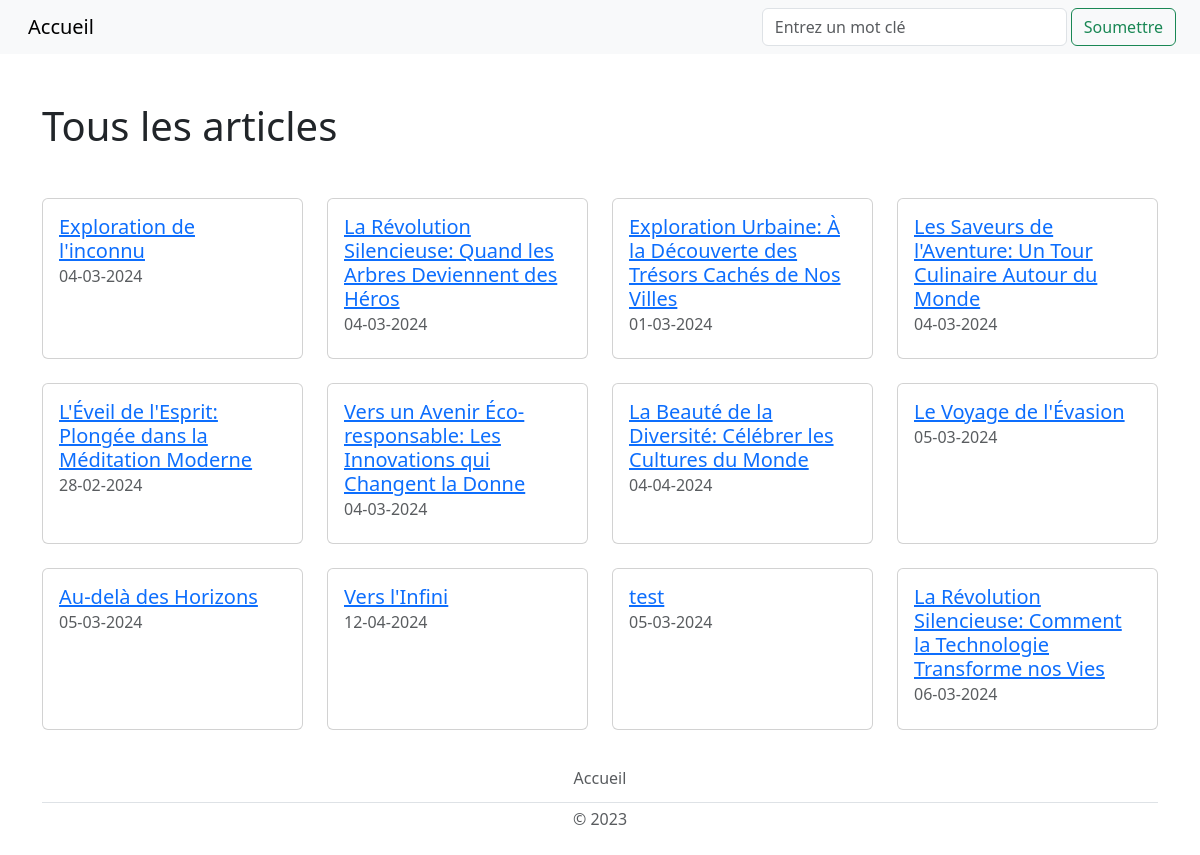
/resultats/, run on an earlier commit of the app's database.
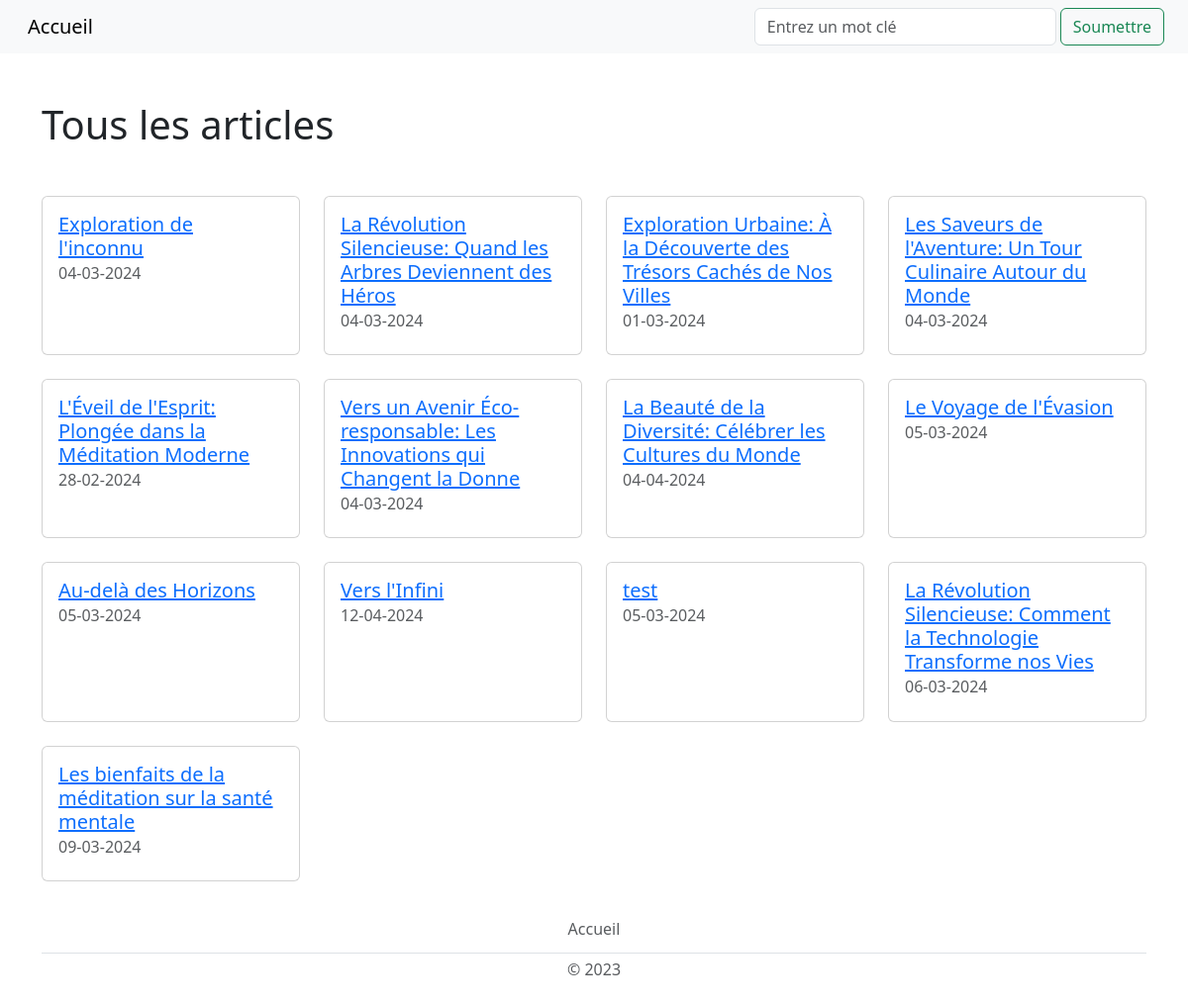
And on a later commit of the database.
### tables this page shows
CREATE TABLE ARTICLES (
    id_article VARCHAR(50) PRIMARY KEY,
    titre_article varchar(100) NOT NULL,
    date_publication DATE NOT NULL,
    contenu TEXT NOT NULL,
    id_utilisateur INTEGER NOT NULL,
    CONSTRAINT fk_auteur FOREIGN KEY (id_utilisateur) REFERENCES UTILISATEURS(id_utilisateur)
);

### recherche.py (the view)
@app.route('/resultats/<query>', methods=['GET'])
@app.route('/resultats/', defaults={'query': None}, methods=['GET'])
def resultats(query):
    if query:
        db = Database.get_db()
        articles = db.get_articles(query)
    else:
        db = Database.get_db()
        articles = db.get_articles()
    return render_template('resultats.html', query=query, articles=articles)

### app.py (called while the page is built)
@app.teardown_appcontext
def close_connection(exception):
    db = getattr(g, '_database', None)
    if db is not None:
        db.disconnect()

### database.py (called while the page is built)
    @staticmethod
    def get_db():
        database = getattr(g, '_database', None)
        if database is None:
            g._database = Database()
        return g._database

    def disconnect(self):
        if self.user_connection is not None:
            self.user_connection.close()
        if self.photo_connection is not None:
            self.photo_connection.close()
        if self.session_connection is not None:
            self.session_connection.close()
        if self.article_connection is not None:
            self.article_connection.close()

    def get_article_connection(self):
        if self.article_connection is None:
            self.article_connection = sqlite3.connect('db/articles.db')
        return self.article_connection

    def get_articles(self, recherche_input=None):
        cursor = self.get_article_connection().cursor()
        if recherche_input:
            cursor.execute(
                "SELECT * FROM articles WHERE titre_article LIKE ? OR "
                "contenu LIKE ?",
                ('%' + recherche_input + '%', '%' + recherche_input + '%'))
        else:
            cursor.execute(
                "SELECT id_article, titre_article, date_publication, "
                "contenu, id_utilisateur FROM articles")
        return cursor.fetchall()

### templates/resultats.html
{% extends "layout.html" %}
{% block content %}
    <div class="container">
        {% if query %}
            <h1 class="my-5">Résultats de la recherche pour "{{ query }}"</h1>
        {% else %}
            <h1 class="my-5">Tous les articles</h1>
        {% endif %}
        <div class="row row-cols-1 row-cols-md-2 row-cols-lg-4">
            {% for article in articles %}
                <div class="col mb-4">
                    <div class="card h-100">
                        <div class="card-body">
                            <a href="{{ url_for('article', identifiant=article[0]) }}" class="card-link">
                                <h5 class="card-title">{{ article[1] }}</h5>
                            </a>
                            <h6 class="card-subtitle mb-2 text-muted">{{ article[2] }}</h6>
                        </div>
                    </div>
                </div>
            {% endfor %}
        </div>
    </div>
{% endblock %}

### templates/layout.html (shortened to what this page needs)
<!DOCTYPE html>
<html lang="en">
<head>
    <link href="https://cdn.jsdelivr.net/npm/bootstrap@5.3.0-alpha1/dist/css/bootstrap.min.css"
          rel="stylesheet">
    <link rel="stylesheet"
          href="{{ url_for('static', filename='css/style.css') }}">
</head>
<body style="display: flex; flex-direction: column; min-height: 100vh;">
<nav class="navbar navbar-expand-lg bg-body-tertiary">
    <div class="container-fluid">
        <ul class="navbar-nav">
            <li class="nav-item">
                <a class="navbar-brand px-3" href="{{ url_for('accueil') }}">Accueil</a>
            </li>
        </ul>
        <form action="{{ url_for('recherche') }}" class="d-flex mx-2"
              method="POST" role="search">
            <label>
                <input class="form-control me-5" name="recherche_input"
                       placeholder="Entrez un mot clé"
                       type="search"
                       title="Pour voir tous les articles, laisser le champ vide et cliquer sur Soumettre.">
            </label>
            <button class="btn btn-outline-success mx-1" type="submit">
                Soumettre
            </button>
        </form>
    </div>
</nav>
{% block content %}{% endblock %}
<footer class="py-1 my-1 mt-auto">
    <div class="container">
        <ul class="nav justify-content-center border-bottom pb-1 mb-1">
            <li class="nav-item"><a href="{{ url_for('accueil') }}"
                                    class="nav-link px-2 text-body-secondary">Accueil</a>
            </li>
        </ul>
        <p class="text-center text-body-secondary">© 2023</p>
    </div>
</footer>
</body>
</html>

What changed in the data, as far as the page shows it:
added ARTICLES: titre_article "Les bienfaits de la méditation sur la santé mentale", date_publication "09-03-2024"
